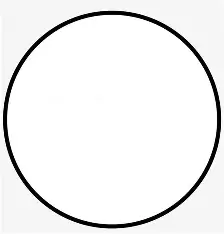
#> input picture shapes.png, 224 x 234 px
$ python shape.py
#> lines starting #> are read from the running program, lines starting #| are printed output that depends on the picture; after the words box and inside, x2 and y2 are one past the last pixel; in counts of white or black regions, pixels touching at a corner belong together
import cv2
import numpy as np

def detect_shape(approx):
    vertices = len(approx)
    shape = "Unidentified"

    if vertices == 3:
        shape = "Triangle"
    elif vertices == 4:
        # Check for square, rectangle, rhombus, trapezium
        (x, y, w, h) = cv2.boundingRect(approx)
        aspect_ratio = w / float(h)

        # Get side lengths
        sides = []
        for i in range(4):
            pt1 = approx[i][0]
            pt2 = approx[(i + 1) % 4][0]
            side = np.linalg.norm(pt1 - pt2)
            sides.append(side)
        avg_side = sum(sides) / 4
        side_var = max(sides) - min(sides)

        if 0.95 <= aspect_ratio <= 1.05 and side_var < 0.15 * avg_side:
            shape = "Square"
        elif side_var < 0.2 * avg_side:
            shape = "Rhombus"
        else:
            shape = "Rectangle" if 0.7 <= aspect_ratio <= 1.4 else "Trapezium"
    elif vertices == 5:
        shape = "Pentagon"
    elif vertices == 6:
        shape = "Hexagon"
    elif vertices == 8:
        shape = "Octagon"
    elif vertices > 8:
        shape = "Circle or Oval"
    return shape

# Load image
image = cv2.imread("shapes.png")  # <-- Replace with your file name
#> image is the input picture: shape (234, 224, 3); mean B, G, R 239.3, 239.3, 239.3
if image is None:
    print("❌ Could not load image. Check the path.")
    exit()

gray = cv2.cvtColor(image, cv2.COLOR_BGR2GRAY)
blurred = cv2.GaussianBlur(gray, (5, 5), 0)
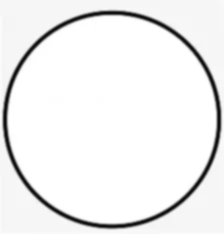
#> blurred: shape (234, 224); min 12, max 255, mean 239.3
edged = cv2.Canny(blurred, 50, 150)
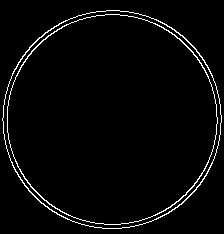
#> edged: shape (234, 224); 3% white in thin lines or dots

# Find contours
contours, _ = cv2.findContours(edged, cv2.RETR_EXTERNAL, cv2.CHAIN_APPROX_SIMPLE)
#> contours = 1 contour; box (x1, y1, x2, y2) and area: (2, 10, 222, 229) 37404

for contour in contours:
    if cv2.contourArea(contour) < 300:
        continue

    peri = cv2.arcLength(contour, True)
    approx = cv2.approxPolyDP(contour, 0.02 * peri, True)

    shape = detect_shape(approx)

    M = cv2.moments(contour)
    if M["m00"] == 0:
        continue
    cX = int(M["m10"] / M["m00"])
    cY = int(M["m01"] / M["m00"])

    cv2.drawContours(image, [approx], -1, (0, 255, 0), 2)
    cv2.putText(image, shape, (cX - 40, cY),
                cv2.FONT_HERSHEY_SIMPLEX, 0.5, (255, 0, 0), 2)
#> this loop made 1 pass
#> (peri, vertices in detect_shape, shape, cX, cY) on pass 1: (724, 8, 'Octagon', 111, 119)
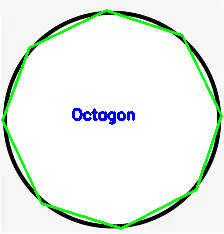
#> image: shape (234, 224, 3); 4.28% of pixels changed, all inside (x1, y1, x2, y2) = (1, 9, 223, 230)

# Show and save result
cv2.imshow("Detected Shapes", image)
cv2.imwrite("labeled_shapes.png", image)
cv2.waitKey(0)
cv2.destroyAllWindows()
